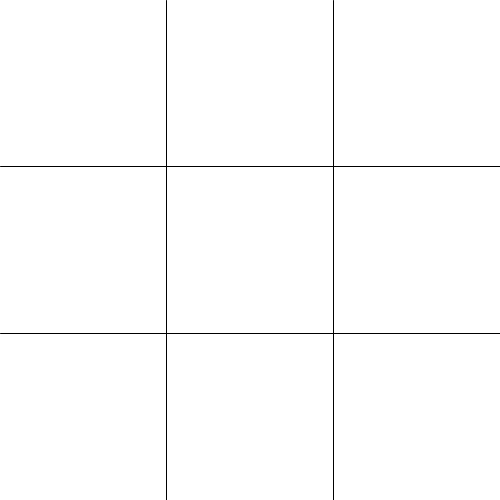
Frame 1 (no input)
Frame 60 (the mouse pressed at the canvas centre just before this capture): identical to frame 1, image omitted
Frame 120 (the mouse held since frame 60 and released just before this capture): identical to frame 1, image omitted

The Processing sketch that drew this single still picture (run headless with seeded random() and noise(); from frame 60 on, the mouse is pressed at the canvas centre):

// Processing sketch: tic_tac_toe
// ── tic_tac_toe.pde
void setup() {
  size(500, 500);
  background(255,255,255);
  Board = new int[3][3];
  drawBoard();
  //display array for testing purposes
  for(int row = 0; row < Board.length;row++){
    for(int column = 0; column < Board.length; column++){
      print(Board[row][column] + " ");
    }
    println();
  }
}

void draw(){
}

void keyPressed(){
  for(int row = 0; row < Board.length;row++){
    for(int column = 0; column < Board.length; column++){
      print(Board[row][column] + " ");
    }
    println();
  }
  switch(key) {
    
  case '0':
    if(Board[0][0]==0) {
      drawCircle(0,0);
      Board[0][0] = 1;
    }
  break;
  
  case '1':
    if(Board[0][1]==0) {
      drawCircle((height*1/3),0);
      Board[0][1] = 1;
    }
  break;
  
  case '2':
    if(Board[0][2]==0) {
      drawCircle((height*2/3),0);
      Board[0][2] = 1;
    }
  break;
  
    case '3':
    if(Board[1][0]==0) {
      drawCircle(0,(height*1/3));
      Board[1][0] = 1;
    }
  break;
  
      case '4':
    if(Board[1][1]==0) {
      drawCircle((width*1/3),(height*1/3));
      Board[1][1] = 1;
    }
  break;
  
        case '5':
    if(Board[1][2]==0) {
      drawCircle((width*2/3),(height*1/3));
      Board[1][2] = 1;
    }
  break;
  
          case '6':
    if(Board[2][0]==0) {
      drawCircle(0,(height*2/3));
      Board[2][0] = 1;
    }
  break;
  
        case '7':
    if(Board[2][1]==0) {
      drawCircle((width*1/3),(height*2/3));
      Board[2][1] = 1;
    }
  break;
  
          case '8':
    if(Board[2][2]==0) {
      drawCircle((width*2/3),(height*2/3));
      Board[2][2] = 1;
    }
  break;
  
  default:
  println("invalid key");
  }
}

// ── board.pde
public void drawBoard() {
  line((width*1/3),0,(width*1/3),height);
  line((width*2/3),0,(width*2/3),height);
  line(0,(height*1/3),width,(height*1/3));
  line(0,(height*2/3),width,(height*2/3));
}

// ── constants.pde
private int[][] Board;

// ── shapes.pde
public void drawCircle(float xcord, float ycord) {
  circle((xcord+width*1/6),(ycord+height*1/6),width/3);
}

public void drawCross (float xcord, float ycord) {
  line(xcord,ycord,(xcord+(width*1/3)),(ycord+(height*1/3)));
  line((xcord+(width*1/3)),ycord,xcord,(ycord+(height*1/3)));
}
